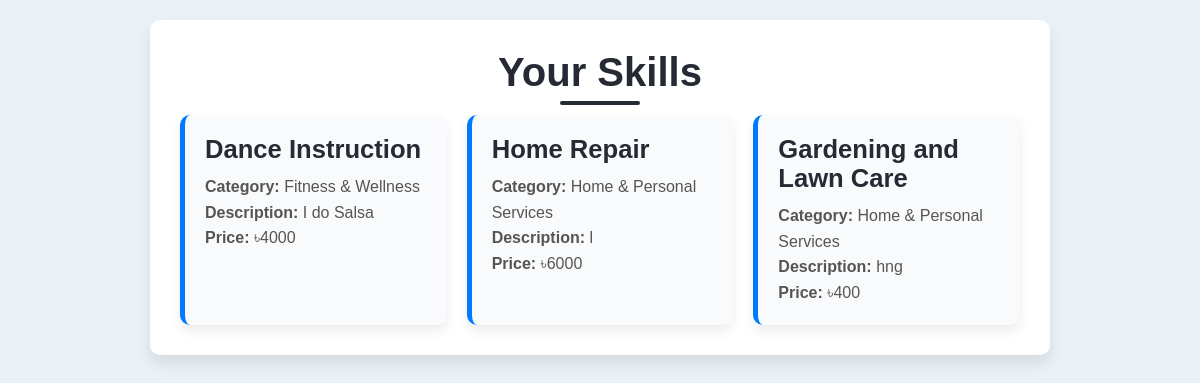
The app's page /view-skills/ (signed in), older data.
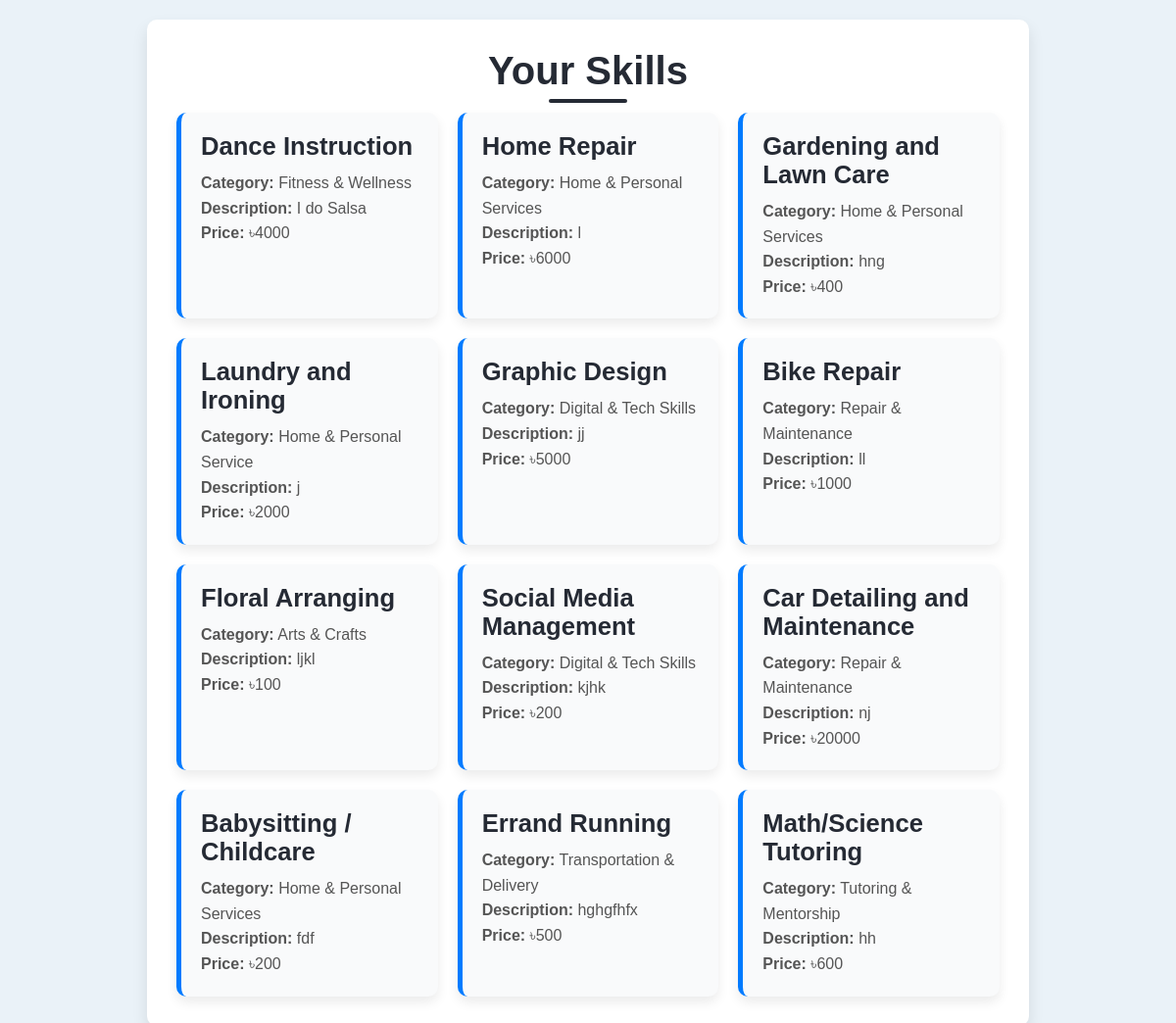
The same page, newer data.
### Users/models.py (models this page shows, shortened)
class Skill(models.Model):
    user = models.ForeignKey(User, null=True, on_delete=models.CASCADE, related_name="skills")
    name = models.CharField(max_length=100, null=True, blank=True)
    category = models.CharField(max_length=100, null=True, blank=True)
    description = models.TextField(null=True, blank=True)
    price = models.CharField(max_length=7, null=True, blank=True)

### Users/views.py (the view)
# urls.py: path('view-skills/', views.view_skill, name='view_skill'),
@login_required
def view_skill(request):
    user_skills = Skill.objects.filter(user=request.user)
    return render(request, 'view_skills.html', {'skills': user_skills})

### templates/view_skills.html (shortened to what this page needs)
<!DOCTYPE html>
<html lang="en">
<head>
</head>
<body>
    <div class="container">
        <h2>Your Skills</h2>
        {% if skills %}
            <div class="skills-list">
                {% for skill in skills %}
                    <div class="skill-card">
                        <h3>{{ skill.name }}</h3>
                        <p><strong>Category:</strong> {{ skill.category }}</p>
                        <p><strong>Description:</strong> {{ skill.description }}</p>
                        <p><strong>Price:</strong> ৳{{ skill.price }}</p>
                    </div>
                {% endfor %}
            </div>
        {% else %}
            <div class="no-skills">
                <svg xmlns="http://www.w3.org/2000/svg" viewBox="0 0 24 24"><path d="M12 2a10 10 0 1 0 10 10A10 10 0 0 0 12 2Zm1 15h-2v-2h2Zm0-4h-2V7h2Z"/></svg>
                <p>You have not added any skills yet.</p>
                <a href="/add-skill" class="add-skill-btn">Add Skill</a>
            </div>
        {% endif %}
    </div>
</body>
</html>

Row changes from the older to the newer data that the page shows:
added Skill: name "Laundry and Ironing", category "Home & Personal Service", description "j", price "2000"
added Skill: name "Graphic Design", category "Digital & Tech Skills", description "jj", price "5000"
added Skill: name "Bike Repair", category "Repair & Maintenance", description "ll", price "1000"
added Skill: name "Floral Arranging", category "Arts & Crafts", description "ljkl", price "100"
added Skill: name "Social Media Management", category "Digital & Tech Skills", description "kjhk", price "200"
added Skill: name "Car Detailing and Maintenance", category "Repair & Maintenance", description "nj", price "20000"
added Skill: name "Babysitting / Childcare", category "Home & Personal Services", description "fdf", price "200"
added Skill: name "Errand Running", category "Transportation & Delivery", description "hghgfhfx", price "500"
added Skill: name "Math/Science Tutoring", category "Tutoring & Mentorship", description "hh", price "600"
